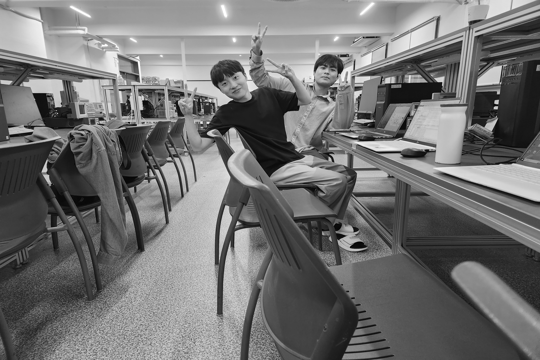
#> input picture src/Util/test_MONO_img_540x360.png, 540 x 360 px, found by its file name
$ python mono2sobel.py   (older library calls are emulated)
#> lines starting #> are read from the running program, lines starting #| are printed output that depends on the picture
import cv2

# Load the image
#image = cv2.imread("test_MONO_img_540x540.png", cv2.IMREAD_GRAYSCALE)
image = cv2.imread("test_MONO_img_540x360.png", cv2.IMREAD_GRAYSCALE)
#> image is the input picture: shape (360, 540); min 0, max 255, mean 113.7

# Apply the Sobel operator
sobelx = cv2.Sobel(image, cv2.CV_64F, 1, 0, ksize=3)
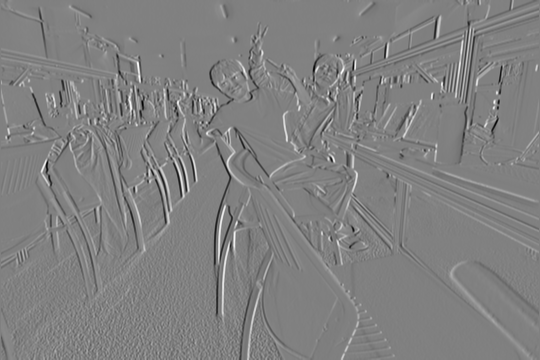
#> sobelx: shape (360, 540) float64; min -783, max 765, mean 0.1; drawn with min black and max white
sobely = cv2.Sobel(image, cv2.CV_64F, 0, 1, ksize=3)
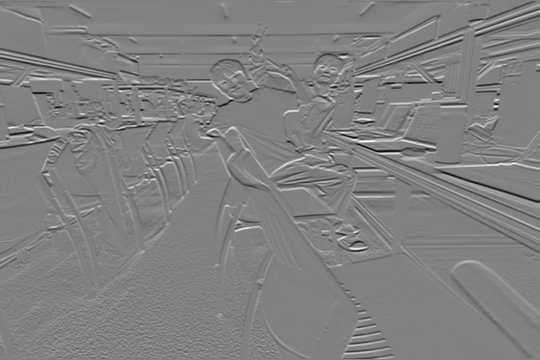
#> sobely: shape (360, 540) float64; min -883, max 855, mean -1.3; drawn with min black and max white
sobel = cv2.addWeighted(sobelx, 0.5, sobely, 0.5, 0)
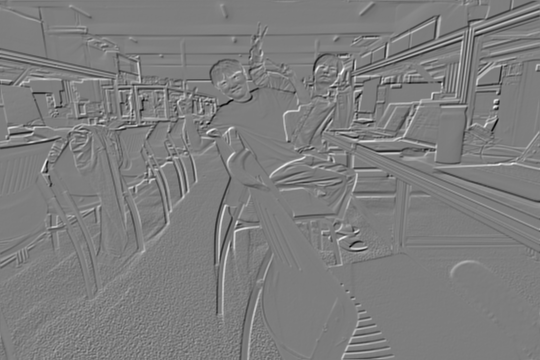
#> sobel: shape (360, 540) float64; min -565, max 579, mean -0.6; drawn with min black and max white

# Save the processed image
cv2.imwrite("sobel_output.png", sobel)
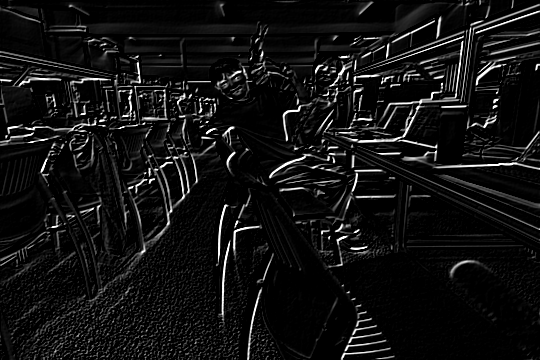
#> saved as sobel_output.png: shape (360, 540); min 0, max 255, mean 17.9

print("Sobel operator applied and the processed image is saved as sobel_output.png.")

$ run again, with src/Util/test_RGB_img.png copied over src/Util/test_MONO_img_540x360.png
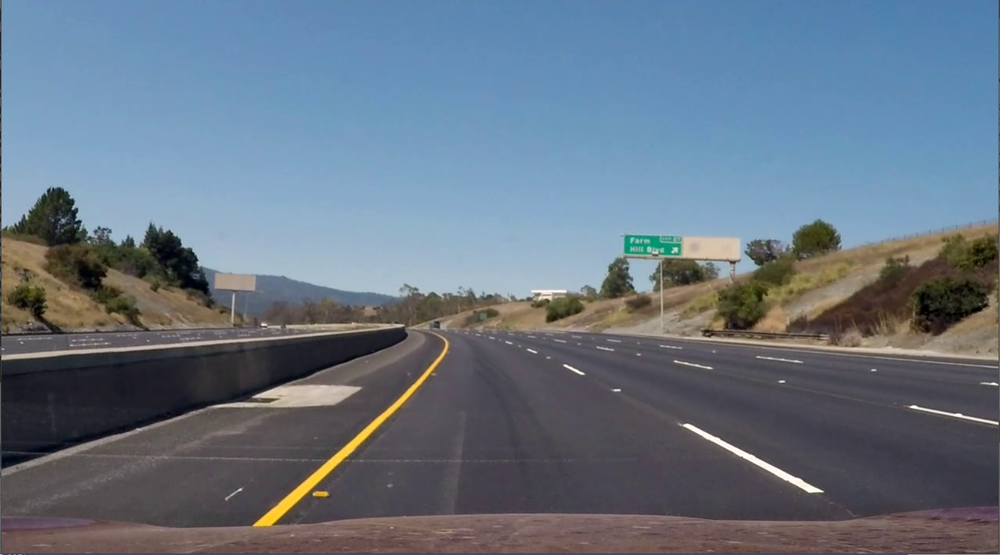
#> input picture src/Util/test_RGB_img.png, 1000 x 555 px, shrunk from 1605 x 891 before the run, found by its file name
#> `sobely = cv2.Sobel(image, cv2.CV_64F, 0, 1, ksize=3)`:
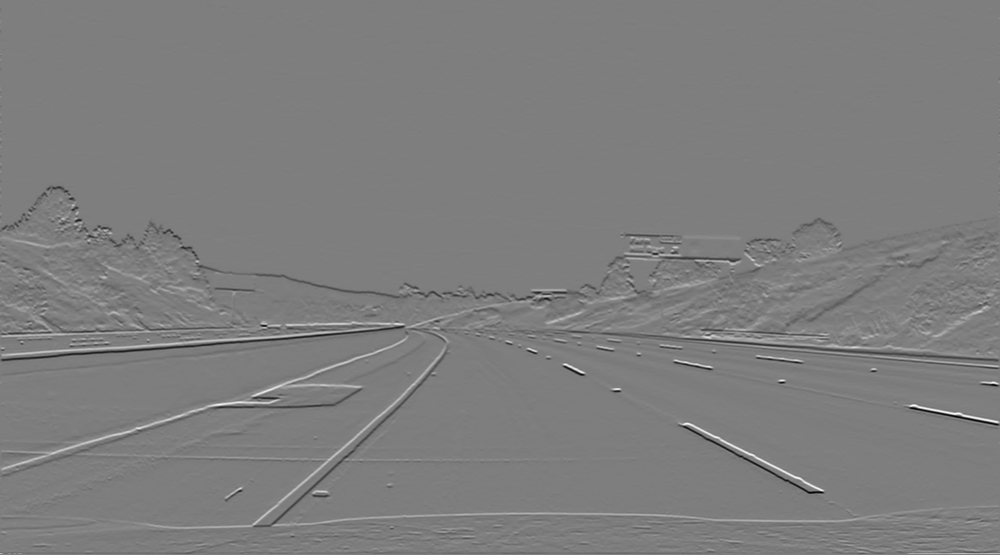
#> sobely: shape (555, 1000) float64; min -703, max 717, mean -0.7; drawn with min black and max white
#> `cv2.imwrite("sobel_output.png", sobel)`:
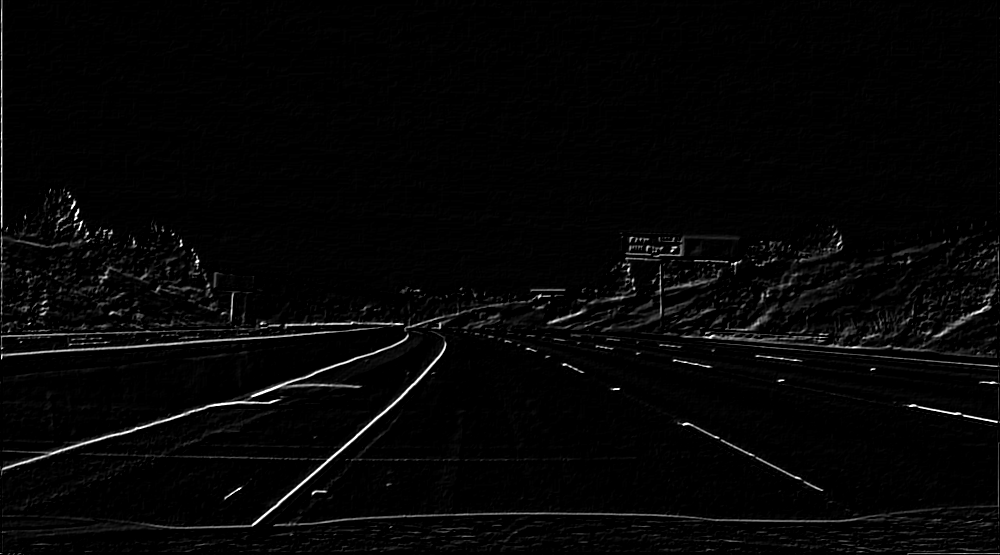
#> saved as sobel_output.png: shape (555, 1000); min 0, max 255, mean 5.7
